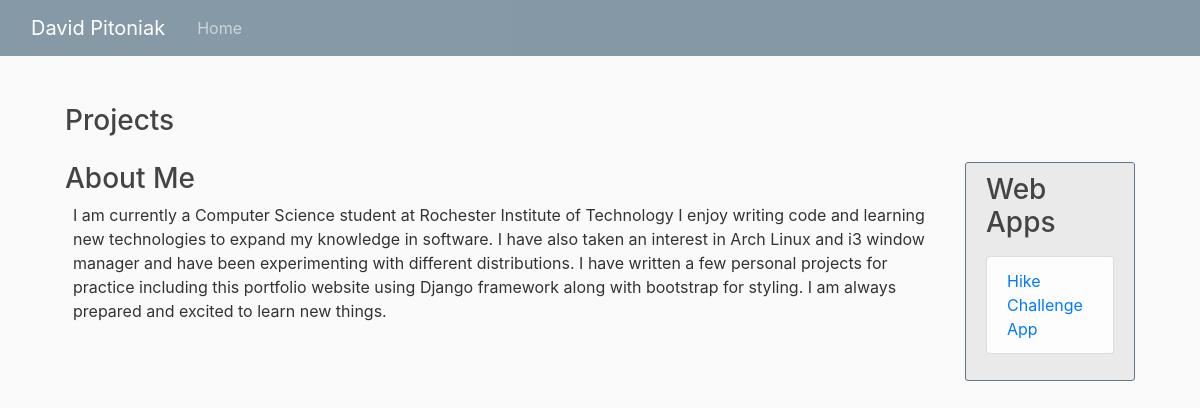
The app's page /, older data.
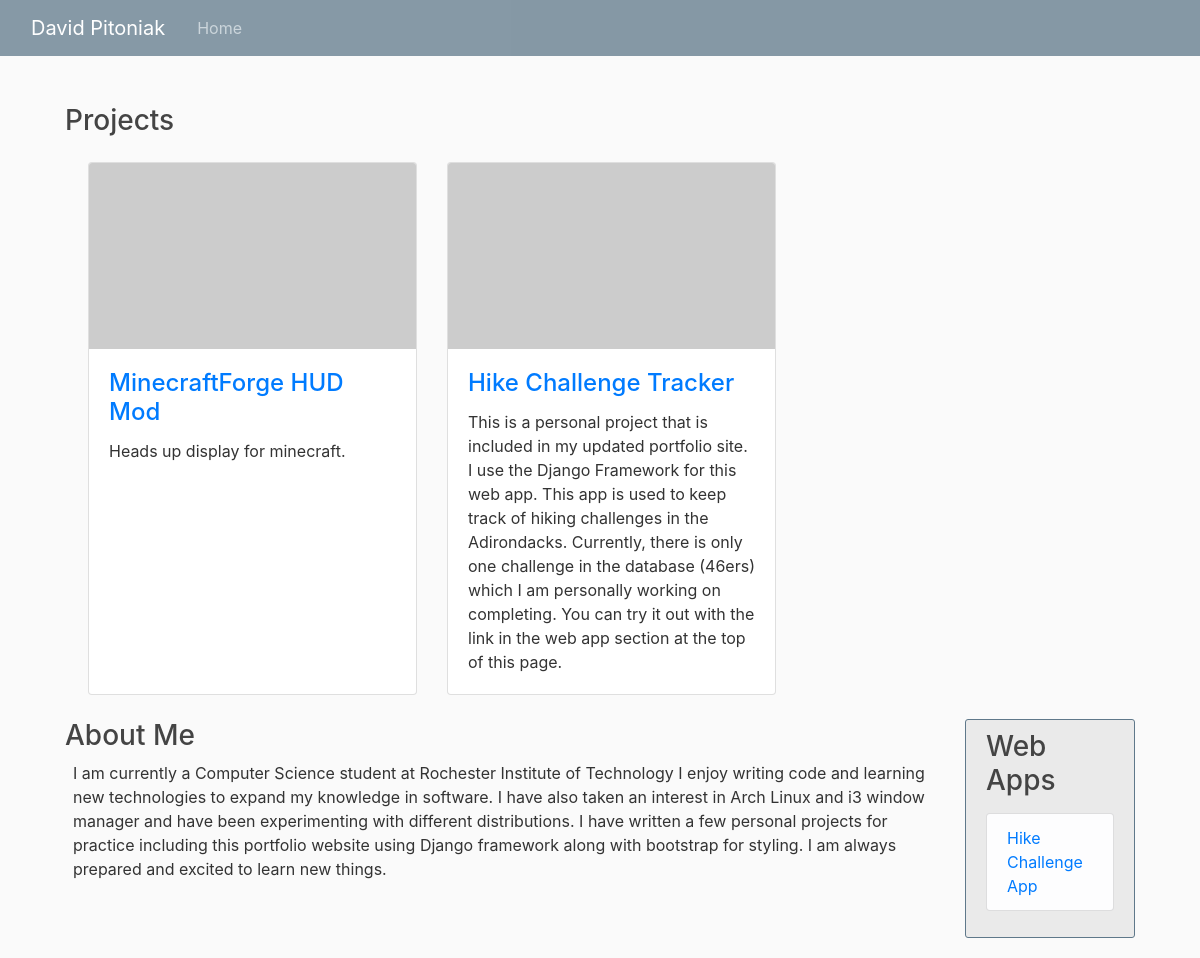
The same page, newer data.
### portfolio/models.py (models this page shows)
class Project(models.Model):
    name = models.CharField(max_length=100)
    desc = models.TextField()
    repo_link = models.URLField()
    objects = models.Manager()

### portfolio/views.py (the view)
# urls.py: path('', portfolio_views.home_view, name='home'),
def home_view(request):
	projects = Project.objects.all()
	context = {
		'projects': projects,
	}
	return render(request, 'portfolio/home.html', context)

### portfolio/templates/portfolio/home.html (shortened to what this page needs)
{% extends "portfolio/base.html" %}
{% block content %}
	<div class="row justify-content-center">
		<div class="container col-sm-12 col-md-11">
			<h3 class="my-4">Projects
			</h3>
			<div class="row ml-2">
				{% for project in projects %}
					<div class="col-lg-4 col-sm-6 mb-4">
						<div class="card h-100">
							<a href="#"><img class="card-img-top" src="http://placehold.it/700x400" alt=""></a>
							<div class="card-body">
							<h4 class="card-title">
								<a href="{{ project.repo_link }}">{{ project.name }}</a>
							</h4>
							<p class="card-text">{{ project.desc }}</p>
							</div>
						</div>
					</div>
				{% endfor %}
			</div>
		</div>
	</div>
	<div class="row justify-content-center">
		<div class="col-9">
			<h3>About Me</h3>
			<p class="ml-2">
				I am currently a Computer Science student at Rochester Institute of Technology
				I enjoy writing code and learning new technologies to expand my knowledge in software.
				I have also taken an interest in Arch Linux and i3 window manager and have been experimenting
				with different distributions. I have written a few personal projects for practice including this
				portfolio website using Django framework along with bootstrap for styling. I am always prepared
				and excited to learn new things.
			</p>
		</div>
		<div class="col-xs-12 col-sm-12 col-md-4 col-lg-2">
			<div class="content-section">
				<h3>Web Apps</h3>
				<p class='text-muted'>
				<ul class="list-group">
					<li class="list-group-item list-group-item-light">
						<a href="{% url 'index_chall' %}">Hike Challenge App</a>
					</li>
				</ul>
				</p>
			</div>
		</div>
	</div>
{% endblock content %}

### portfolio/templates/portfolio/base.html (shortened to what this page needs)
{% load static %}
<!DOCTYPE html>
<html lang="en">
  <head>
    <link rel="stylesheet" href="https://maxcdn.bootstrapcdn.com/bootstrap/4.0.0/css/bootstrap.min.css">
    <link rel="stylesheet" type="text/css" href="{% static 'challenges/main.css' %}">
  </head>
<body>
<header class="site-header">
<nav class="navbar navbar-expand-md navbar-dark bg-steel fixed-top">
    <div class="container-fluid">
    <a class="navbar-brand mr-4" href="\">David Pitoniak</a>
    <div class="collapse navbar-collapse" id="navbarToggle">
        <div class="navbar-nav mr-auto">
            <a class="nav-item nav-link" href="{% url 'home' %}">Home</a>
        </div>
    </div>
    </div>
</nav>
    </header>
    <main role="main">
        <div class="container-fluid">
            {% block content %}{% endblock content %}
        </div>
    </main>
</body>
</html>

### challenges/static/challenges/main.css (style rules this page uses)
body { background: #fafafa; color: #333333; margin-top: 5rem; }
h1, h2, h3, h4, h5, h6 { color: #444444; }
ul { margin: 0; }
.bg-steel { background-color: #5f788abe; }
.site-header .navbar-nav .nav-link { color: #cbd5db; }
.content-section { background: #e0e0e091; padding: 10px 20px; border: 1px solid #5f788a; border-radius: 3px; margin-bottom: 20px; }

Row changes from the older to the newer data that the page shows:
added Project: name "MinecraftForge HUD Mod", desc "Heads up display for minecraft."
added Project: name "Hike Challenge Tracker", desc "This is a personal project that is included in my updated portfolio site. I use the Django Framework for this web app. This app is used to keep track of hiking challenges in the Adirondacks. Currently, there is only one challenge in the database (46ers) which I am personally working on completing. You can try it out with the link in the web app section at the top of this page."
